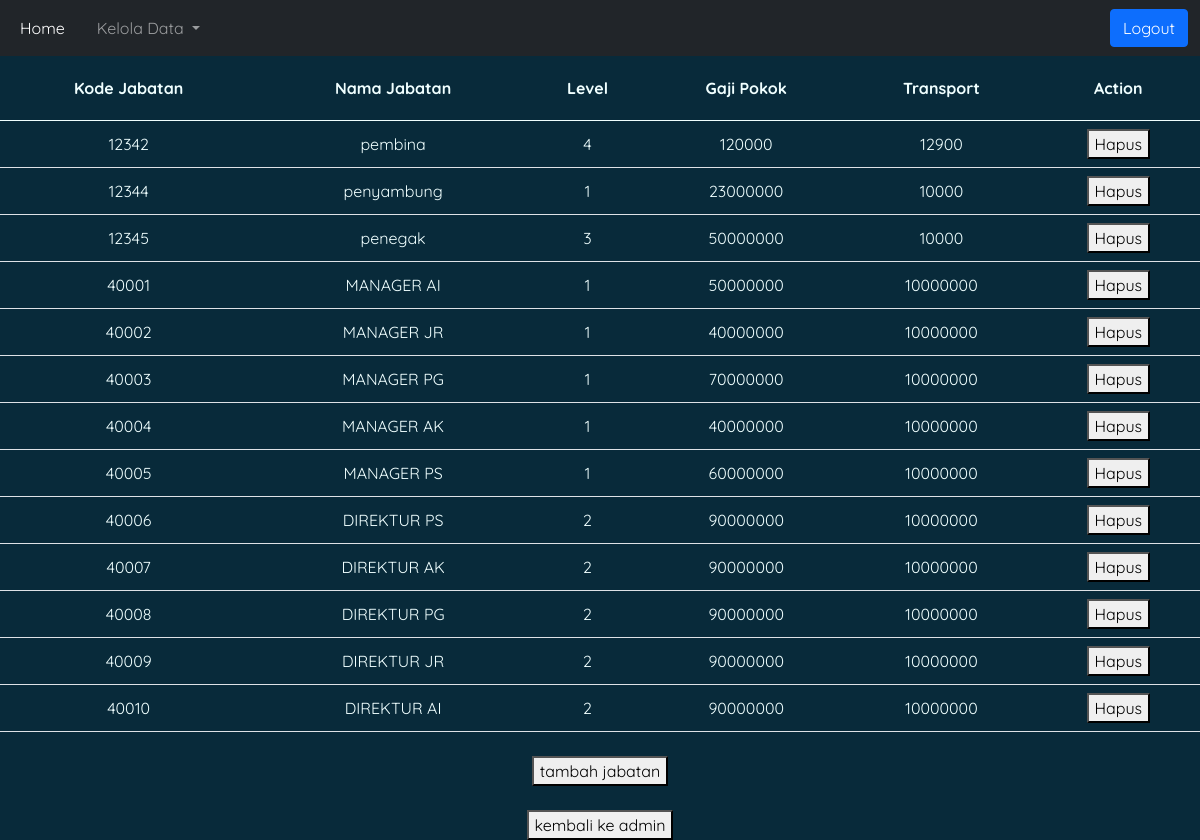
/jabatan.php, run on the app's committed database.
### tables this page shows
CREATE TABLE `jabatan` (
  `kd_jabatan` varchar(5) NOT NULL,
  `nama_jabatan` varchar(11) DEFAULT NULL,
  `tingkatan` varchar(1) DEFAULT NULL,
  `gaji_pokok` float DEFAULT NULL,
  `transport` float DEFAULT NULL
);

### jabatan.php (the view, shortened to what this page needs)
<!doctype html>
<html lang="en">
<?php include("koneksi.php"); ?>
<head>
  <link href="css/bootstrap.css" rel="stylesheet">
<nav class="navbar navbar-expand-sm bg-dark navbar-dark">
<div class="container-fluid">
  <div class="collapse navbar-collapse" id="navbarLeftAlignExample">
    <ul class="navbar-nav me-auto mb-2 mb-lg-0 gap-3">
      <li class="nav-item">
        <a class="nav-link active" aria-current="page" href="index.php">Home</a>
      </li>
      <li class="nav-item dropdown">
        <a class="nav-link dropdown-toggle" href="#" id="navbarDropdown" role="button" data-bs-toggle="dropdown" aria-expanded="false">
          Kelola Data
        </a>
      </li>
    </ul>
    <a href="../indexlogin.php" type="button" class="btn btn-primary btn-logout">Logout</a>
  </div>
</div>
</nav>
  <table class="table align-middle mb-0 bg-white text-center pt-3">
    <thead class="head">
              <tr>
                <th>Kode Jabatan</th>
                <th>Nama Jabatan</th>
                <th>Level</th>
                <th>Gaji Pokok</th>
                <th>Transport</th>
                <th>Action</th>
              </tr>
            </thead>
            <tbody>
              <?php
              $sql = "SELECT * FROM jabatan";
              $query = mysqli_query($db, $sql);
              while($jabatan = mysqli_fetch_array($query)){
                echo "<tr>";
                echo "<td>".$jabatan['kd_jabatan']."</td>";
                echo "<td>".$jabatan['nama_jabatan']."</td>";
                echo "<td>".$jabatan['tingkatan']."</td>";
                echo "<td>".$jabatan['gaji_pokok']."</td>";
                echo "<td>".$jabatan['transport']."</td>";
                echo "<td>";
                echo "<a href='hapusjabatan.php?kd_jabatan=".$jabatan['kd_jabatan']."'><button>Hapus</button></a>";
                echo "</td>";
                echo "</tr>";
              }
              ?>
            </tbody>
          </table>
          <center>
  <br><a href="tmbhjabatan.php"><button>tambah jabatan</button></a></br>
	<br><a href="indexadmin.php"><button>kembali ke admin</button></a></br>
      </center>
  </body>
</html>

### jabatan.php (style rules this page uses)
* { font-family: 'Quicksand', sans-serif; }
thead { background: #082A3A !important; color: azure !important; }
tbody { background: #082A3A !important; color: azure !important; }
th { padding-top: 20px !important; padding-bottom: 20px !important; }

### data on the page
jabatan: kd_jabatan "12342", nama_jabatan "pembina", tingkatan "4", gaji_pokok "120000", transport "12900"
jabatan: kd_jabatan "12344", nama_jabatan "penyambung", tingkatan "1", gaji_pokok "23000000", transport "10000"
jabatan: kd_jabatan "12345", nama_jabatan "penegak", tingkatan "3", gaji_pokok "50000000", transport "10000"
jabatan: kd_jabatan "40001", nama_jabatan "MANAGER AI", tingkatan "1", gaji_pokok "50000000", transport "10000000"
jabatan: kd_jabatan "40002", nama_jabatan "MANAGER JR", tingkatan "1", gaji_pokok "40000000", transport "10000000"
jabatan: kd_jabatan "40003", nama_jabatan "MANAGER PG", tingkatan "1", gaji_pokok "70000000", transport "10000000"
jabatan: kd_jabatan "40004", nama_jabatan "MANAGER AK", tingkatan "1", gaji_pokok "40000000", transport "10000000"
jabatan: kd_jabatan "40005", nama_jabatan "MANAGER PS", tingkatan "1", gaji_pokok "60000000", transport "10000000"
jabatan: kd_jabatan "40006", nama_jabatan "DIREKTUR PS", tingkatan "2", gaji_pokok "90000000", transport "10000000"
jabatan: kd_jabatan "40007", nama_jabatan "DIREKTUR AK", tingkatan "2", gaji_pokok "90000000", transport "10000000"
jabatan: kd_jabatan "40008", nama_jabatan "DIREKTUR PG", tingkatan "2", gaji_pokok "90000000", transport "10000000"
jabatan: kd_jabatan "40009", nama_jabatan "DIREKTUR JR", tingkatan "2", gaji_pokok "90000000", transport "10000000"
jabatan: kd_jabatan "40010", nama_jabatan "DIREKTUR AI", tingkatan "2", gaji_pokok "90000000", transport "10000000"
